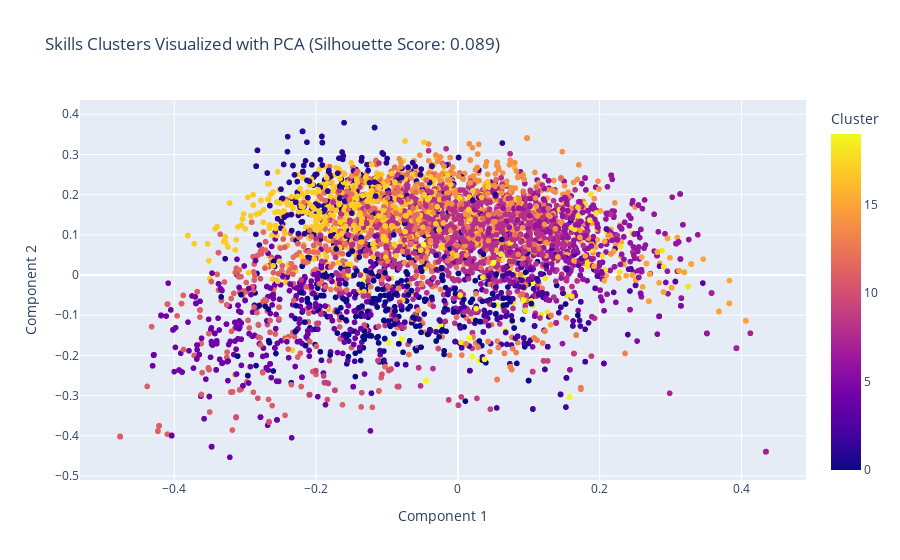

Write notebook code for a chart like this one.
### Code cell
# Visualize clusters for hard skills
visualize_clusters(skills_df, method='pca')

### Figure 1 — Plotly figure (JSON) as saved in the notebook; plotly's stock layout.template omitted (floating-point values rounded to 4 significant figures; data arrays with more than 128 entries replaced by an {"elided": "..."} marker saying what was removed)
{"data": [{"customdata": {"elided": "10000x1 str values"}, "hovertemplate": "Component 1=%{x}<br>Component 2=%{y}<br>Skill=%{customdata[0]}<br>Cluster=%{marker.color}<extra></extra>", "legendgroup": "", "marker": {"color": {"elided": "10000 int values"}, "coloraxis": "coloraxis", "symbol": "circle"}, "mode": "markers", "name": "", "showlegend": false, "type": "scattergl", "x": {"elided": "10000 float values"}, "xaxis": "x", "y": {"elided": "10000 float values"}, "yaxis": "y"}], "layout": {"coloraxis": {"colorbar": {"title": {"text": "Cluster"}}, "colorscale": [[0, "#0d0887"], [0.1111, "#46039f"], [0.2222, "#7201a8"], [0.3333, "#9c179e"], [0.4444, "#bd3786"], [0.5556, "#d8576b"], [0.6667, "#ed7953"], [0.7778, "#fb9f3a"], [0.8889, "#fdca26"], [1, "#f0f921"]]}, "legend": {"tracegroupgap": 0}, "title": {"text": "Skills Clusters Visualized with PCA (Silhouette Score: 0.089)"}, "xaxis": {"anchor": "y", "domain": [0, 1], "title": {"text": "Component 1"}}, "yaxis": {"anchor": "x", "domain": [0, 1], "title": {"text": "Component 2"}}}}
